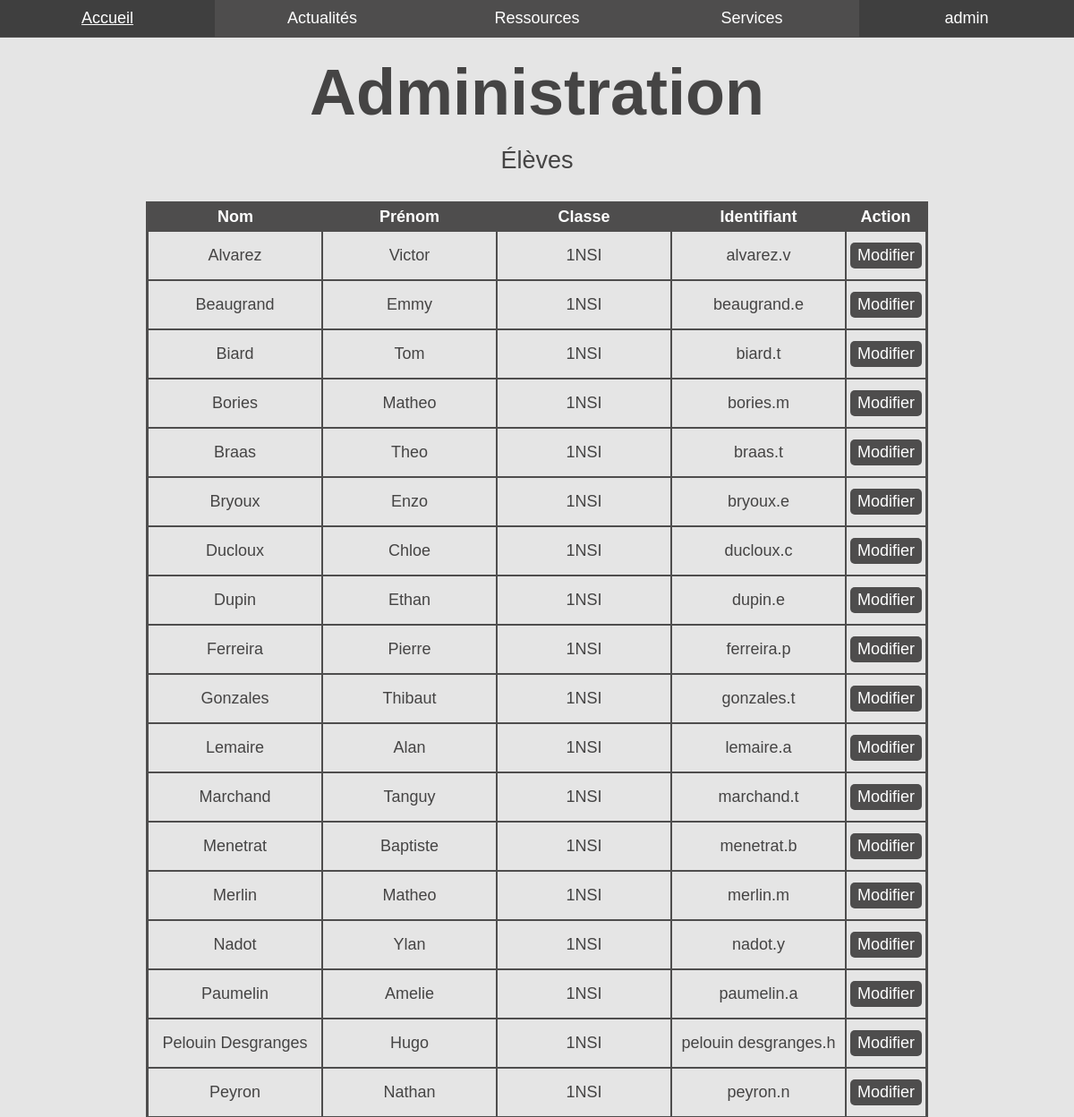
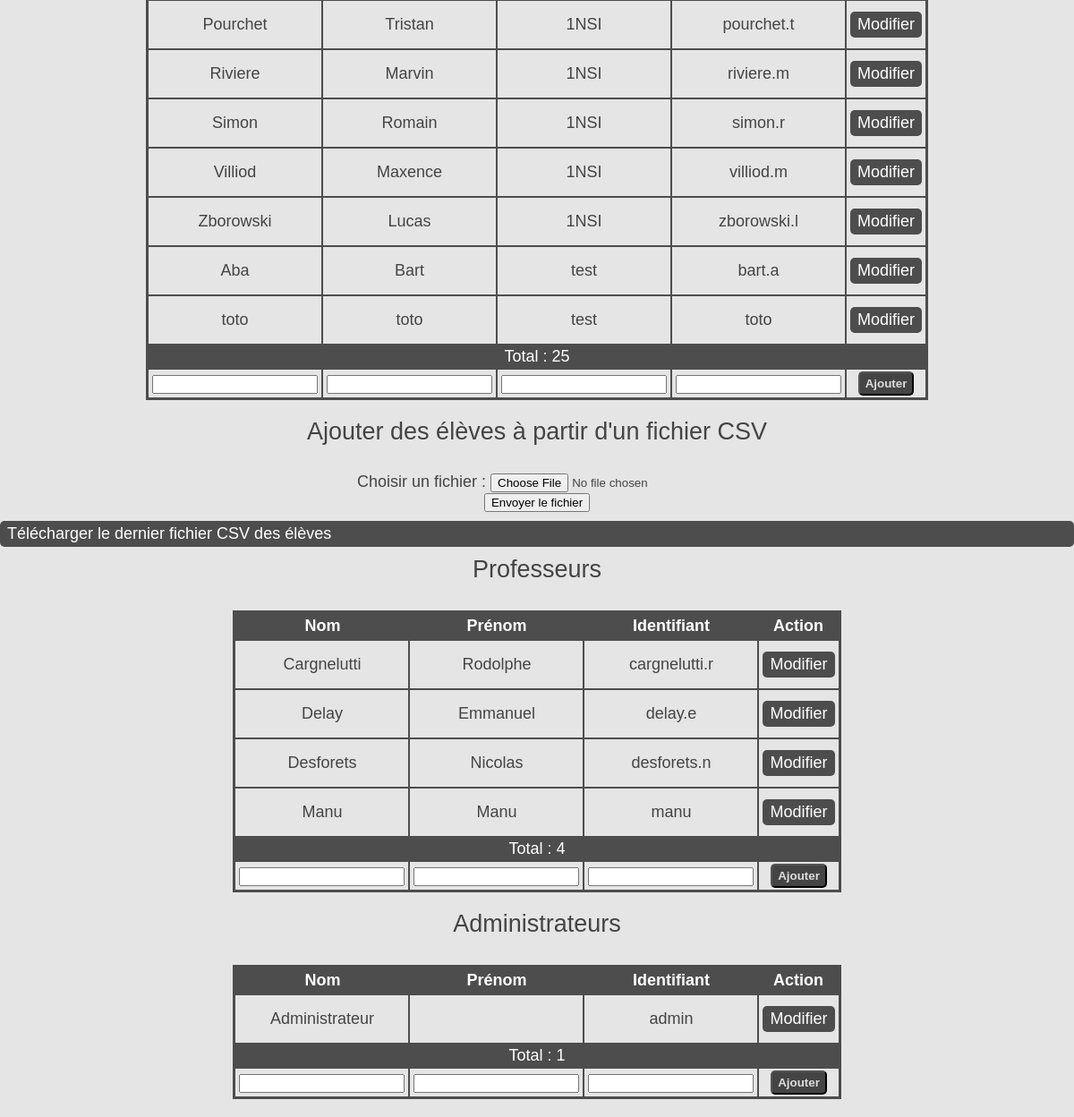
The page /admin (signed in) on the database its author committed (2 pictures, top to bottom).
### tables this page shows
CREATE TABLE `user` (
            `id`            INTEGER NOT NULL PRIMARY KEY AUTOINCREMENT UNIQUE,
            `username`      VARCHAR ( 255 ) NOT NULL UNIQUE,
            `password_hash` VARCHAR ( 255 ) NOT NULL,
            `role`          INTEGER NOT NULL,
            `last_name`     VARCHAR ( 127 ) NOT NULL,
            `first_name`    VARCHAR ( 127 ) NOT NULL,
            `class`         VARCHAR ( 15 ),
            `theme`         INTEGER NOT NULL
        );

### src/controllers/admin.php (called while the page is built, shortened)
<?php
require_once CLASSES_PATH . 'User.php';
require_once MODELS_PATH . 'UserDatabase.php';
require_once FUNCTIONS_PATH . 'global.php';
require_once FUNCTIONS_PATH . 'admin.php';
$user_db = new UserDatabase;
$student_list    = $user_db->get_all(STUDENT);
$student_count   = count($student_list);
$professor_list  = $user_db->get_all(PROFESSOR);
$professor_count = count($professor_list);
$admin_list      = $user_db->get_all(ADMIN);
$admin_count     = count($admin_list);
$students_csv = file_exists(DATA_PATH . 'admin' . DIRECTORY_SEPARATOR .
    'students.csv');

### src/models/Database.php (called while the page is built, shortened)
<?php
class Database
{
    public function __construct(
        string $dsn      = CONFIG['database']['dsn'],
        string $user     = CONFIG['database']['user'],
        string $password = CONFIG['database']['password']
    )
    {
        $this->pdo = new PDO($dsn, $user, $password);
    }
}

### src/models/UserDatabase.php (called while the page is built, shortened)
<?php
require_once MODELS_PATH . 'Database.php';
require_once CLASSES_PATH . 'User.php';
class UserDatabase extends Database
{
    public function get_all(int $role = null, string $class = null,
        int $diff = -1): ?array
    {
        if (is_int($role) && $class === null) {
            if ($query = $this->pdo->prepare('
                SELECT id, username, role, last_name, first_name, class
                FROM user
                WHERE role = ? AND id != ?
                ORDER BY class, last_name, first_name')
            ) {
                if ($query->execute([$role, $diff])) {
                    return $query->fetchAll(PDO::FETCH_CLASS, 'User');
                }
            }
        }
        return null;
    }
}

### src/classes/User.php (called while the page is built, shortened)
<?php
class User
{
    public $id;
    public function __construct(
        int    $id            = null,
        string $username      = null,
        int    $role          = null,
        string $last_name     = null,
        string $first_name    = null,
        string $class         = null,
        int    $theme         = null,
        string $password      = null,
        string $password_hash = null
    ) {
        if (!is_int($this->id)) {
            $this->id = (int)$this->id;
        }
    }
}

### src/templates/template_controller.php (called while the page is built, shortened)
<?php
if ($connected) {
    switch ($_SESSION['user']->theme) {
        default:
            $theme = 'light';
    }
}

### src/functions/global.php (called while the page is built, shortened)
<?php
require_once CLASSES_PATH . 'User.php';
function is_connected(): bool
{
    return !empty($_SESSION['connected']);
}

### src/views/admin.php (the view, shortened to what this page needs)
<h2>Élèves</h2>
<table>
    <thead>
        <tr>
            <th>Nom</th>
            <th>Prénom</th>
            <th>Classe</th>
            <th>Identifiant</th>
            <th>Action</th>
        </tr>
    </thead>
    <?php if ($student_list): ?>
    <tbody>
        <?php foreach ($student_list as $user): ?>
        <tr>
            <td><?= $user->last_name ?></td>
            <td><?= $user->first_name ?></td>
            <td><?= $user->class ?></td>
            <td><?= $user->username ?></td>
            <td><a class="button" href="/admin/edit?id=<?= $user->id ?>">Modifier</a></td>
        </tr>
        <?php endforeach ?>
        <tr class="tr-important">
            <td colspan="5">Total : <?= $student_count ?></td>
        </tr>
    </tbody>
    <?php endif ?>
    <tfoot>
        <tr>
            <form action="" method="post">
                <td><input type="text" name="last_name" required></td>
                <td><input type="text" name="first_name" required></td>
                <td><input type="text" name="class" required></td>
                <td><input type="text" name="username" required></td>
                <td>
                    <button class="submit" type="submit">Ajouter</button>
                </td>
            </form>
        </tr>
    </tfoot>
</table>
<h2>Ajouter des élèves à partir d'un fichier CSV</h2>
<form method="post" enctype="multipart/form-data">
    <div>
        <label for="file">Choisir un fichier : </label>
        <input type="file" id="file" name="csv_file" accept=".csv,text/csv" required>
    </div>
    <div>
        <button>Envoyer le fichier</button>
    </div>
</form>
<?php if ($students_csv): ?>
<a class="button" href="/file?t=admin&f=students.csv">Télécharger le dernier fichier CSV des élèves</a>
<?php endif ?>
<h2>Professeurs</h2>
<table>
    <thead>
        <tr>
            <th>Nom</th>
            <th>Prénom</th>
            <th>Identifiant</th>
            <th>Action</th>
        </tr>
    </thead>
    <?php if ($professor_list): ?>
    <tbody>
        <?php foreach ($professor_list as $user): ?>
        <tr>
            <td><?= $user->last_name ?></td>
            <td><?= $user->first_name ?></td>
            <td><?= $user->username ?></td>
            <td><a class="button" href="/admin/edit?id=<?= $user->id ?>">Modifier</a></td>
        </tr>
        <?php endforeach ?>
    </tbody>
    <?php endif ?>
    <tbody>
        <tr class="tr-important">
            <td colspan="4">Total : <?= $professor_count ?></td>
        </tr>
    </tbody>
    <tfoot>
        <tr>
            <form action="" method="post">
                <td><input type="text" name="last_name" required></td>
                <td><input type="text" name="first_name" required></td>
                <td><input type="text" name="username" required></td>
                <td>
                    <button class="submit" type="submit">Ajouter</button>
                </td>
            </form>
        </tr>
    </tfoot>
</table>
<h2>Administrateurs</h2>
<table>
    <thead>
        <tr>
            <th>Nom</th>
            <th>Prénom</th>
            <th>Identifiant</th>
            <th>Action</th>
        </tr>
    </thead>
    <?php if ($admin_list): ?>
    <tbody>
        <?php foreach ($admin_list as $user): ?>
        <tr>
            <td><?= $user->last_name ?></td>
            <td><?= $user->first_name ?></td>
            <td><?= $user->username ?></td>
            <td><a class="button" href="/admin/edit?id=<?= $user->id ?>">Modifier</a></td>
        </tr>
        <?php endforeach ?>
    </tbody>
    <?php endif ?>
    <tbody>
        <tr class="tr-important">
            <td colspan="4">Total : <?= $admin_count ?></td>
        </tr>
    </tbody>
    <tfoot>
        <tr>
            <form method="post">
                <td><input type="text" name="last_name" required></td>
                <td><input type="text" name="first_name" required></td>
                <td><input type="text" name="username" required></td>
                <td>
                    <button class="submit" type="submit">Ajouter</button>
                </td>
            </form>
        </tr>
    </tfoot>
</table>

### src/templates/template_view.php (shortened to what this page needs)
<!DOCTYPE html>
<html lang="fr">
    <head>
        <link href="/styles/<?= $theme ?>.css" rel="stylesheet" type="text/css">
        <?php if ($page_title === 'Édition d\'utilisateur' || $page_title === 'Administration'): ?>
        <link href="/styles/octicon.css" rel="stylesheet" type="text/css">
        <?php endif ?>
    </head>
    <body>
        <header>
            <nav>
                <ul id="menu">
                    <li><a<?php if ($page_title === ''): ?> class="active"<?php endif ?> href="/">Accueil</a></li>
                    <li><a<?php if ($page_title === 'Actualités'): ?> class="active"<?php endif ?> href="/news">Actualités</a></li>
                    <li><a<?php if ($page_title === 'Ressources' || $page_title === 'Cours' || $page_title === 'Activités' || $page_title === 'Devoirs Maisons'): ?> class="active"<?php endif ?> href="/ressources">Ressources</a>
                    </li>
                    <li><a<?php if ($page_title === 'Services'): ?> class="active"<?php endif ?> href="/services">Services</a>
                    </li>
                    <li><a id="connexion"<?php if ($page_title === 'Connexion' || $page_title === 'Profil' || $page_title === 'Administration' || $page_title === 'Communications' ): ?> class="active"<?php endif ?> href="<?= $connected ? '/profil' : '/login' ?>"><?= $connected ? $_SESSION['user']->username : 'Connexion' ?></a>
                    </li>
                </ul>
            </nav>
        </header>
        <?php if (!empty($page_title)): ?>
        <h1><?= $page_title ?></h1>
        <?php endif ?>
        <main>
            <?= $page_content ?>
        </main>
    </body>
</html>

### public/styles/light.css (style rules this page uses)
html,body,p,ol,ul,li,dl,dt,dd,blockquote,figure,form,fieldset,legend,textarea,pre,iframe,hr,h1,h2,h3,h4,h5,h6 { margin:0;padding:0 }
h1,h2,h3,h4,h5,h6 { font-size:100%;font-weight:normal }
ul { list-style:none }
button,input,select,textarea { margin:0 }
html { box-sizing:border-box }
*,*:before,*:after { box-sizing:inherit }
table { border-collapse:collapse;border-spacing:0 }
a { text-decoration: none }
body { font-family: 'Source Sans Pro', sans-serif; font-size: 18px; background-color: #e5e5e5; color: #454444; }
main { position: relative; }
a { color: inherit; }
h1::first-letter { text-transform: uppercase; }
h2 { font-size: 1.5em; text-align: center; }
nav { position: relative; width: 100%; background-color: #4E4D4D; text-align: center; height: 42px; }
nav li { float: left; display: inline-block; width: 20%; }
nav a { display:block; width: 100%; padding: 10px 0; color: #fff; }
#menu, #menu ul { text-align: center; width: 100%; }
#menu li { position: relative; background: #4e4d4d; }
#menu li:hover, #menu li:hover, .active, .button:hover { background: #3f3f3f; }
h1 { position: relative; text-align: center; font-size: 4em; font-weight: bold; margin: 20px; }
h2 { margin-bottom: 30px; }
.button, .button:visited { display: block; width: -moz-fit-content; margin: 10px auto; padding: 4px 8px; background-color: #4e4d4d; color: #fff; border-radius: 5px; }
.submit { font-weight: bold; padding: 4px 6px; border-radius: 5px; background-color: #444; color: #ddd; }
form { text-align: center; }
table { border: 3px solid #4e4d4d; margin: 20px auto; text-align: center; }
thead, .tr-important { color: #fff; background-color: #4e4d4d; }
th { padding: 4px 8px; }
td { padding: 2px 4px; border: 2px solid #4e4d4d; }

### rows shown on the page
user: username "admin", last_name "Administrateur"
user: last_name "Alvarez", first_name "Victor", class "1NSI", username "alvarez.v"
user: last_name "Beaugrand", first_name "Emmy", class "1NSI", username "beaugrand.e"
user: last_name "Biard", first_name "Tom", class "1NSI", username "biard.t"
user: last_name "Bories", first_name "Matheo", class "1NSI", username "bories.m"
user: last_name "Braas", first_name "Theo", class "1NSI", username "braas.t"
user: last_name "Bryoux", first_name "Enzo", class "1NSI", username "bryoux.e"
user: last_name "Ducloux", first_name "Chloe", class "1NSI", username "ducloux.c"
user: last_name "Dupin", first_name "Ethan", class "1NSI", username "dupin.e"
user: last_name "Ferreira", first_name "Pierre", class "1NSI", username "ferreira.p"
user: last_name "Gonzales", first_name "Thibaut", class "1NSI", username "gonzales.t"
user: last_name "Lemaire", first_name "Alan", class "1NSI", username "lemaire.a"
user: last_name "Marchand", first_name "Tanguy", class "1NSI", username "marchand.t"
user: last_name "Menetrat", first_name "Baptiste", class "1NSI", username "menetrat.b"
user: last_name "Merlin", first_name "Matheo", class "1NSI", username "merlin.m"
user: last_name "Nadot", first_name "Ylan", class "1NSI", username "nadot.y"
user: last_name "Paumelin", first_name "Amelie", class "1NSI", username "paumelin.a"
user: last_name "Pelouin Desgranges", first_name "Hugo", class "1NSI", username "pelouin desgranges.h"
user: last_name "Peyron", first_name "Nathan", class "1NSI", username "peyron.n"
user: last_name "Pourchet", first_name "Tristan", class "1NSI", username "pourchet.t"
user: last_name "Riviere", first_name "Marvin", class "1NSI", username "riviere.m"
user: last_name "Simon", first_name "Romain", class "1NSI", username "simon.r"
user: last_name "Villiod", first_name "Maxence", class "1NSI", username "villiod.m"
user: last_name "Zborowski", first_name "Lucas", class "1NSI", username "zborowski.l"
user: last_name "Aba", first_name "Bart", class "test", username "bart.a"
user: last_name "toto", first_name "toto", class "test", username "toto"
user: last_name "Cargnelutti", first_name "Rodolphe", username "cargnelutti.r"
user: last_name "Delay", first_name "Emmanuel", username "delay.e"
user: last_name "Desforets", first_name "Nicolas", username "desforets.n"
user: last_name "Manu", first_name "Manu", username "manu"

### other values the page prints
$page_title "Administration"
$student_count "25"
$professor_count "4"
$admin_count "1"
